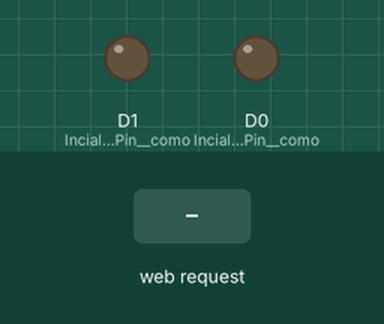
The sketch below on a simulated ESP8266 (NodeMCU). On the bench: output pins drawn as LEDs (lit = HIGH). The inputs (shaded band) are chosen by the test bench. WiFi joins after 1.5 s; servers stay silent unless stated; what the sketch prints to the serial monitor is not drawn.

Above: at 2.7 s.
2.8 s: HTTP request GET /d0_on received
At 3.4 s:
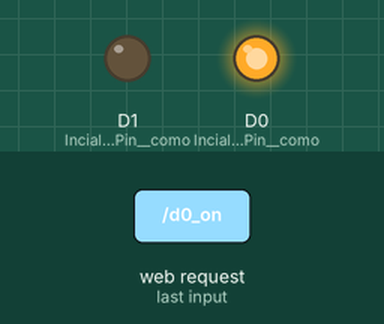
4.3 s: HTTP request GET /d1_on received
At 5.5 s:
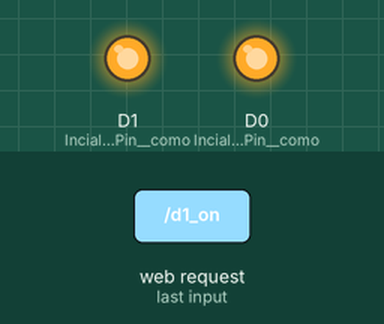
5.8 s: HTTP request GET /d0_off received
At 6.9 s:
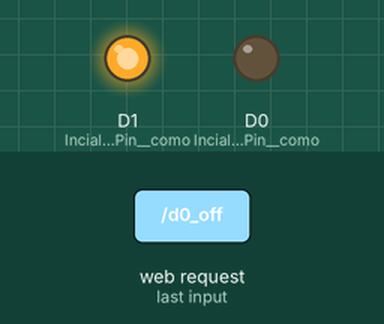
7.3 s: HTTP request GET /d1_off received
At 8.0 s:
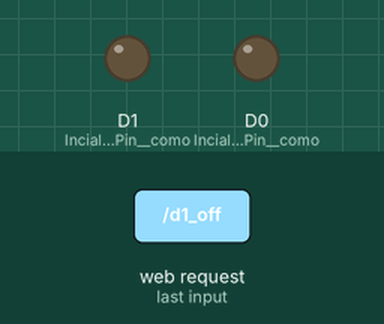
Timing chart, 0 to 9.8 s (numbered marks = the images above; inputs shaded):
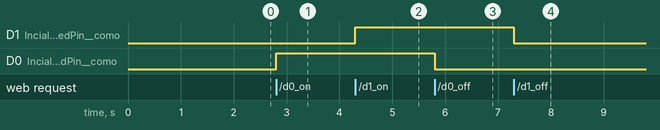

Measured:
- after the input at 2.8 s, D0 (Incializa_o_ledPin__como): LOW → HIGH at once
- after the input at 4.3 s, D1 (Incializa_o_ledPin__como): LOW → HIGH at once
- after the input at 5.8 s, D0 (Incializa_o_ledPin__como): HIGH → LOW at once
- after the input at 7.3 s, D1 (Incializa_o_ledPin__como): HIGH → LOW at once

The sketch:

cdigoSTATION.ino
```cpp
/*
  Conexão AP - Liga/Desliga Led D4
  IOT na prática com o ESP8266
  https://github.com/esp8266/Arduino/tree/master/doc/esp8266wifi
*/
#include <ESP8266WiFi.h>
const char *ssid = "TP-LINK_D745C2"; //Node do SSID a ser transmitido
const char *password = "2012c@s@X"; //Senha
WiFiServer servidor(80);

void setup() {
  pinMode(D0, OUTPUT); // Incializa o ledPin  como saída
  pinMode(D1, OUTPUT); // Incializa o ledPin  como saída
  Serial.begin(115200);
  Serial.println();
  Serial.println("Configurando o AP ...");
  WiFi.begin(ssid, password);

  /* Start do AP*/
  while (WiFi.status() != WL_CONNECTED){
    delay(500);
    Serial.print(".");
  }
  Serial.println();
  IPAddress MeuIP = WiFi.localIP();
  Serial.print("Endereço AP : ");
  Serial.println(MeuIP);
  /*Start WebServer*/
  servidor.begin();
}

void loop() {
  WiFiClient client = servidor.available();
  if (client){
      Serial.println("Novo Cliente");
      String pagina = "";
      /* Página HTML */
      pagina +=   "<!doctype html>";
      pagina +=   "<html lang=\"pt-BR\">";
      pagina +=     "<head>";
      pagina +=       "<meta charset=\"utf-8\">";
      pagina +=       "<title>Curso ESP8266 na Prática</title>";
      pagina +=     "</head>";
      pagina +=     "<body>";
      pagina +=       "<h1>Comando Liga/Desliga LED</h1>";
      pagina +=       "<p>LED D0";
      pagina +=         "<a href=?function=d0_on><button>LIGA</button></a>";
      pagina +=         "<a href=?function=d0_off><button>DESLIGA</button></a>";
      pagina +=       "</p>";
      pagina +=       "<p>LED D1";
      pagina +=         "<a href=?function=d1_on><button>LIGA</button></a>";
      pagina +=         "<a href=?function=d1_off><button>DESLIGA</button></a>";
      pagina +=       "</p>";
      pagina +=     "</body>";
      pagina +=   "</html>";

      String req = client.readStringUntil('\r');
      if (req.indexOf("d0_on") != -1) digitalWrite(D0, HIGH);
      if (req.indexOf("d0_off") != -1) digitalWrite(D0, LOW);
      if (req.indexOf("d1_on") != -1) digitalWrite(D1, HIGH);
      if (req.indexOf("d1_off") != -1) digitalWrite(D1, LOW);
      client.print(pagina);
  }
  // client.stop();
}
```
